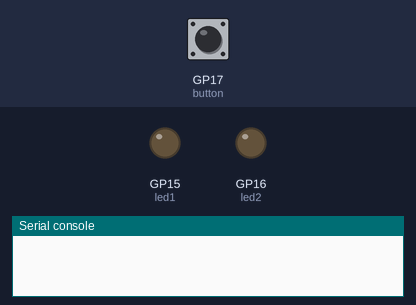
Recording of a program running on a simulated Raspberry Pi Pico running CircuitPython. Shown: output pins drawn as LEDs (lit = HIGH), the last lines printed to the serial console. Dashed ring = blinking. Inputs (shaded band) come from the test bench; at power-on: GP17 (button) LOW.

Above: at 1.2 s.
1.3 s: GP17 (button) pulled HIGH for 0.15 s
At 1.7 s:
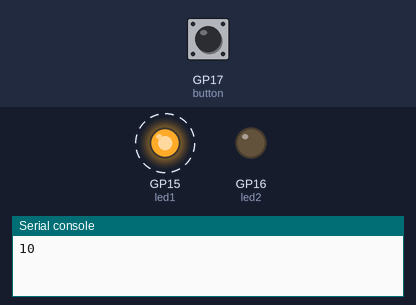
At 12.5 s:
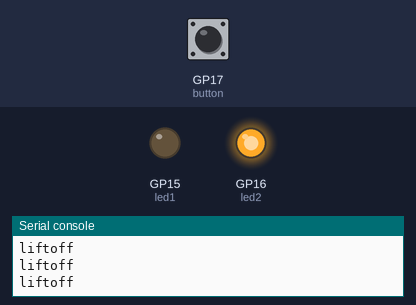
Timing chart, 0 to 12.8 s (numbered marks = the images above; inputs shaded):
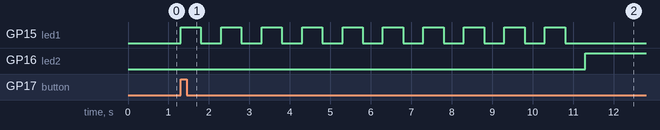

The program:

launch_pad_3.py
```python
import time
import digitalio
import board
led1 = digitalio.DigitalInOut(board.GP15)
led1.direction = digitalio.Direction.OUTPUT
led2 = digitalio.DigitalInOut(board.GP16)
led2.direction = digitalio.Direction.OUTPUT
button= digitalio.DigitalInOut(board.GP17)
button.direction = digitalio.Direction.INPUT
button.pull = digitalio.Pull.DOWN

# WHen button is pushed
while True:
    # saying if the button is on run this
    if button.value == True:
        led1.value = True
        # Using reversed()
        for x in reversed(range(1,11)):
        #for x in range(11):\
        #Runs red led 10-1 then at zero will run wile true statment.
            print(x)
            led1.value = True
            time.sleep(.5)
            led1.value = False
            time.sleep(.5)
        # when loop finishes light turns green
        while True:
            led2.value = True
            print("liftoff")
```

Measured:
- after the input at 1.3 s, GP15 (led1): alternates HIGH for 0.50 s and LOW for 0.50 s, 20 changes in all, then stays LOW, starting at once; GP16 (led2): LOW → HIGH after 10.0 s
